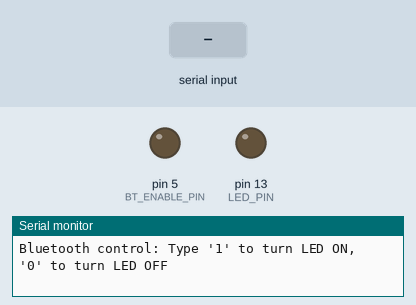
Recording of a sketch running on a simulated Arduino Uno, built with avr-gcc and run on an emulated ATmega328P. Shown: output pins drawn as LEDs (lit = HIGH), the last lines printed to the serial monitor. Inputs (shaded band) come from the test bench.

Above: at 2.2 s.
2.3 s: "1" received over Serial
At 3.2 s:
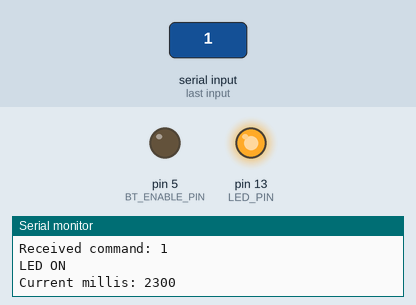
3.8 s: "0" received over Serial
At 4.4 s:
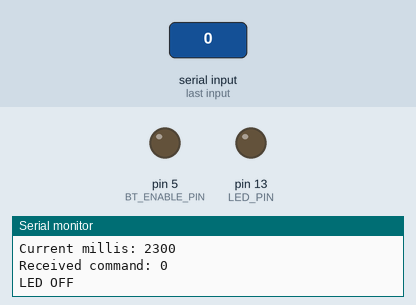
Timing chart, 0 to 6.8 s (numbered marks = the images above; inputs shaded):
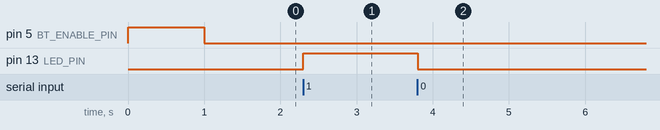

The sketch:

Bluetooth_Connector.ino
```cpp
#define LED_PIN 13    // Built-in LED
#define BT_ENABLE_PIN 5  // Pin 5 to control HC-05 EN/KEY

void setup() {
    pinMode(LED_PIN, OUTPUT);    // Set built-in LED pin as output
    pinMode(BT_ENABLE_PIN, OUTPUT);  // Set Pin 5 as output for HC-05 enable

    Serial.begin(9600);          // Start hardware serial communication (TX/RX)
    Serial.println("Bluetooth control: Type '1' to turn LED ON, '0' to turn LED OFF");

    // Enable HC-05 by setting Pin 5 HIGH for AT Command Mode (if needed)
    digitalWrite(BT_ENABLE_PIN, HIGH);  // Enable HC-05 (AT mode for configuration)
    delay(1000);  // Wait for a moment before switching to data mode

    // Switch HC-05 to Data Communication Mode (important for normal operation)
    digitalWrite(BT_ENABLE_PIN, LOW);   // Set Pin 5 LOW to allow data communication
}

void loop() {
    // If data is available from HC-05 (through hardware serial)
    if (Serial.available()) {
        char command = Serial.read();  // Read the incoming data
        Serial.print("Received command: ");
        Serial.println(command);

        // If command is '1', turn LED ON and send current millis
        if (command == '1') {
            digitalWrite(LED_PIN, HIGH);  // Turn LED on
            Serial.println("LED ON");
            Serial.print("Current millis: ");
            Serial.println(millis());  // Send the number of milliseconds since the Arduino started
        }
        // If command is '0', turn LED OFF
        else if (command == '0') {
            digitalWrite(LED_PIN, LOW);   // Turn LED off
            Serial.println("LED OFF");
        }
    }
}
```

Measured:
- after the input at 2.3 s, pin 13 (LED_PIN): LOW → HIGH at once
- after the input at 3.8 s, pin 13 (LED_PIN): HIGH → LOW at once
